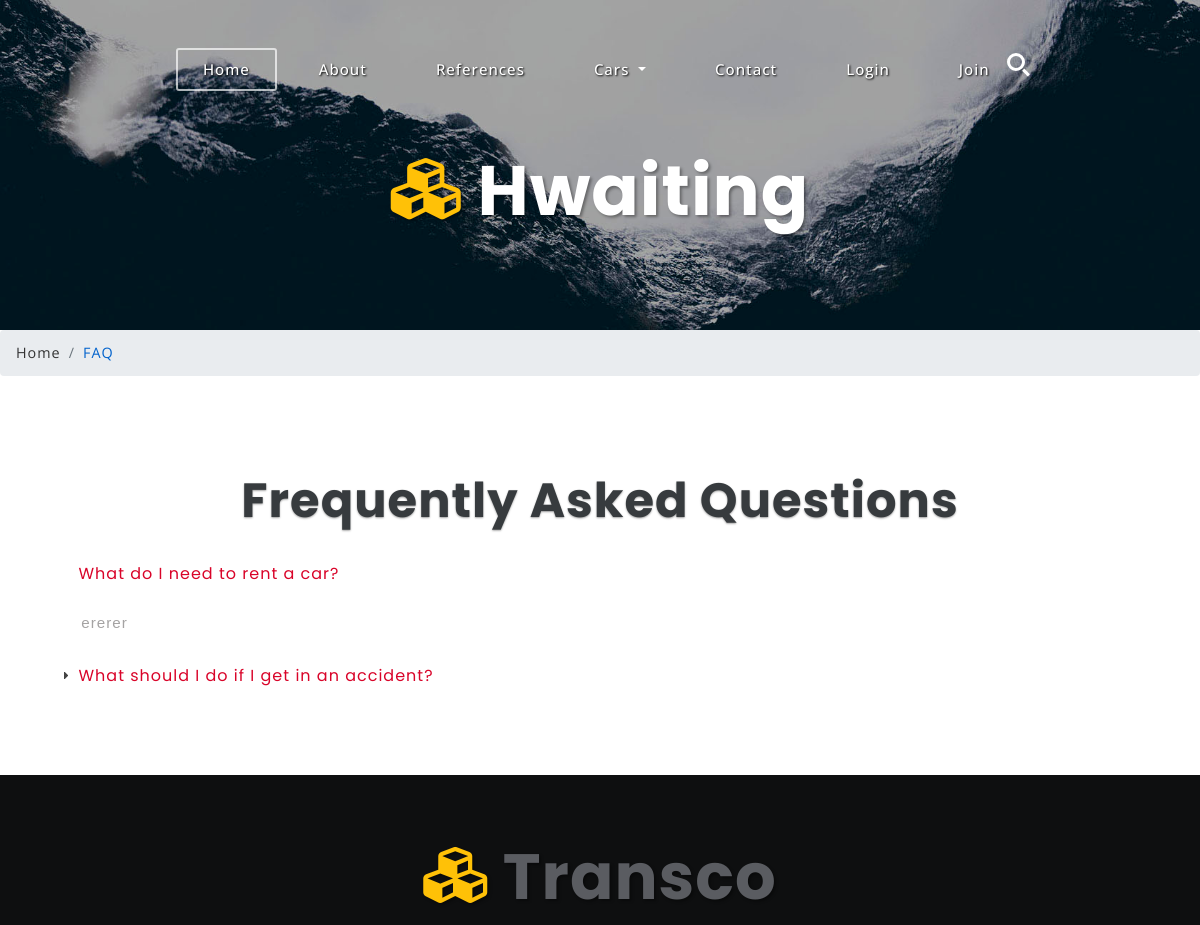
Before: /faq/ (upper part) with the older database file.
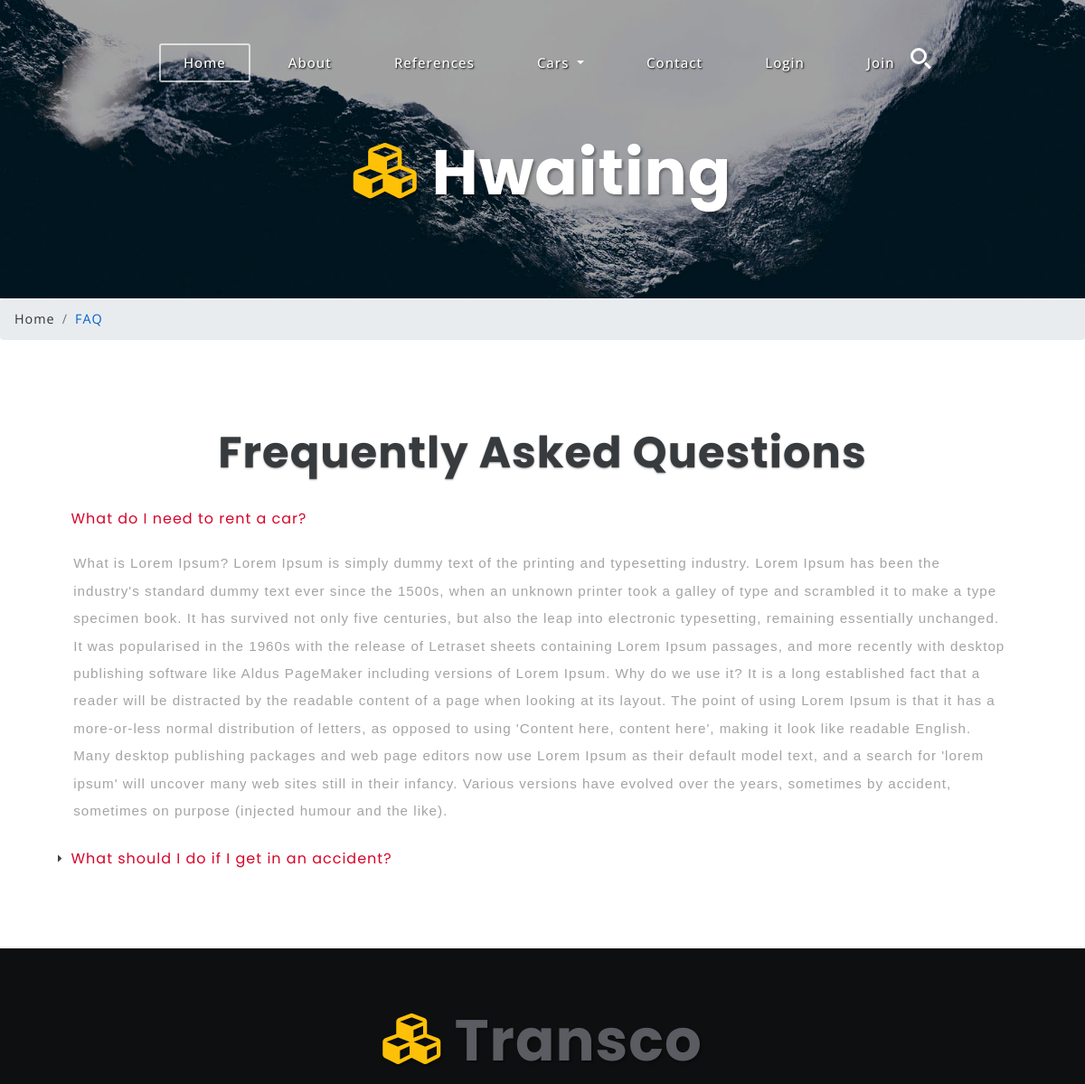
After: the same page with the newer database file.
### home/models.py (models this page shows, shortened)
class FAQ(models.Model):
    STATUS = (
        ('True', 'Evet'),
        ('False', 'Hayır'),
    )
    status = models.CharField(max_length=10, choices=STATUS)
    question = models.CharField(max_length=150)
    answer = models.TextField()
    ordernumber = models.IntegerField()
    created_at = models.DateTimeField(auto_now_add=True)
    updated_at = models.DateTimeField(auto_now=True)

### home/views.py (the view)
# urls.py: path('faq/', views.faq, name='faq'),
def faq(request):
    category = Category.objects.all()
    faq = FAQ.objects.all().order_by('ordernumber')
    context = {
        'category': category,
        'faq': faq,
    }
    return render(request,'faq.html',context)

### home/templates/faq.html (shortened to what this page needs)
{% extends "homebase.html" %}
{% block head %}
	<link rel="stylesheet" href="//code.jquery.com/ui/1.12.1/themes/base/jquery-ui.css">
  <link rel="stylesheet" href="/resources/demos/style.css">
{% endblock %}
{% block content %}
    	<div class="banner-inner" id="home">
			<div class="wrapper-inner">
				<h3 class="logo text-center">
					<a class="navbar-brand" href="index.html">
						<i class="fas fa-cubes"></i> Hwaiting</a>
				</h3>
			</div>
		</div>
		<ol class="breadcrumb">
			<li class="breadcrumb-item">
				<a href="index.html">Home</a>
			</li>
			<li class="breadcrumb-item active">FAQ </li>
		</ol>
	<section class="banner-bottom-agile-w3ls">
		<div class="container">
			<h3 class="tittle-w3ls text-center">Frequently Asked Questions </h3> <br>
			<div id="accordion">
				{% for rs in faq %}
			  <h3 style="color: #d90429; background-color: #FFFFFF; border-color: #FFFFFF">	{{ rs.question }}</h3>
			  <div style="border-color: #FFFFFF">
				<p>
					{{ rs.answer }}
				</p>
			  </div>
			{% endfor %}
			</div>
		</div>
	</section>
{% endblock %}

Changed rows visible on the page:
changed FAQ "What do I need to rent a car?": answer "ererer" → "What is Lorem Ipsum? Lorem Ipsum is simply dummy text of the printing and typesetting industry. Lorem Ipsum has been the industry's standard dummy text ever since the 1500s, when an unknown printer took a galley of type and scrambled it to make a type specimen book. It has survived not only five centuries, but also the leap into electronic typesetting, remaining essentially unchanged. It was popularised in the 1960s with the release of Letraset sheets containing Lorem Ipsum passages, and more recently with desktop publishing software like Aldus PageMaker including versions of Lorem Ipsum. Why do we use it? It is a long established fact that a reader will be distracted by the readable…"
